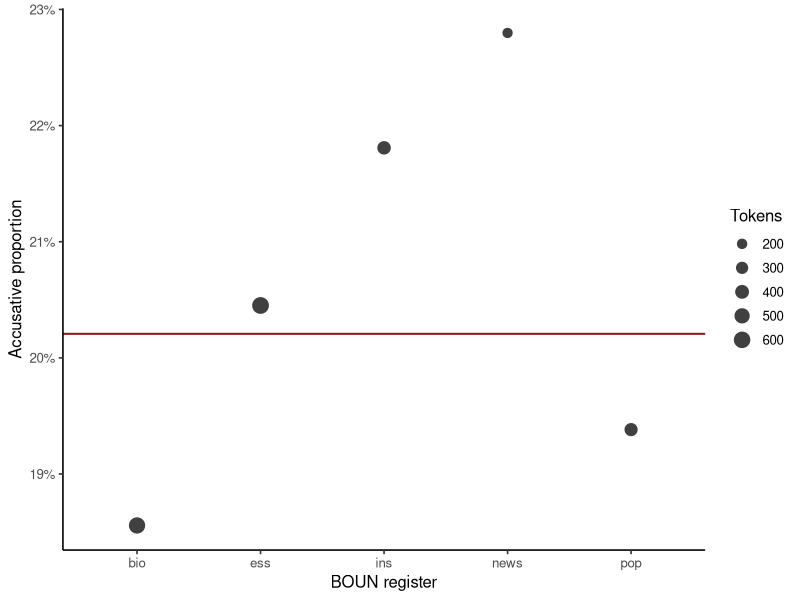

The R script that drew this image:
## ---- chunk 1
#| label: load-ud-corpus-proportion
library(ggplot2)

pronouns <- read.csv(
  "data/ud-turkish-boun/personal-pronoun-cases.csv",
  stringsAsFactors = FALSE
)
pronouns$accusative_check <- as.integer(pronouns$case == "Acc")

stopifnot(identical(pronouns$accusative, pronouns$accusative_check))

n <- nrow(pronouns)
k <- sum(pronouns$accusative)
p_hat <- mean(pronouns$accusative)
bernoulli_variance <- p_hat * (1 - p_hat)

data.frame(
  tokens = n,
  accusative_tokens = k,
  observed_proportion = p_hat,
  fitted_bernoulli_variance = bernoulli_variance
)
## ---- chunk 2
#| label: plot-ud-corpus-proportion
register_summary <- aggregate(
  accusative ~ register,
  data = pronouns,
  FUN = function(x) c(tokens = length(x), proportion = mean(x))
)
register_plot <- data.frame(
  register = register_summary$register,
  tokens = register_summary$accusative[, "tokens"],
  proportion = register_summary$accusative[, "proportion"]
)

ggplot(register_plot, aes(register, proportion)) +
  geom_hline(yintercept = p_hat, color = "#8B1A1A", linewidth = 0.7) +
  geom_point(aes(size = tokens), color = "grey25") +
  scale_size_area(max_size = 5) +
  scale_y_continuous(labels = scales::label_percent(accuracy = 1)) + # dqr-allow: algorithm-setting
  labs(x = "BOUN register", y = "Accusative proportion", size = "Tokens") +
  theme_classic(base_size = 12)
